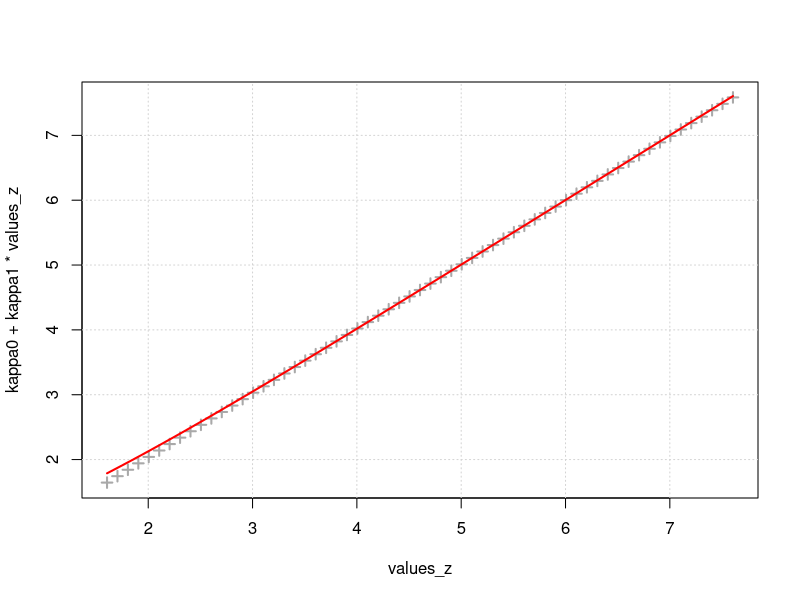

Recreate this plot in R.


# Check Campbell-Shiller approximation

z_bar <- 5

freq <- 4

D <- .04/freq

z_bar <- log(1/D)

sigma_Dd <- .02/freq

values_Dd <- seq(-.1,.1,by=.01)

r <- 1

values_z <- seq(z_bar-3,z_bar+3,by=.1)

kappa1 <- exp(z_bar)/(1 + exp(z_bar))
kappa0 <- log(1 + exp(z_bar)) - kappa1*z_bar
  
plot(values_z,kappa0 + kappa1*values_z,lwd=3,col="white")
grid()
points(values_z,kappa0 + kappa1*values_z,col="darkgrey",lwd=2,pch=3)
lines(values_z,log(1 + exp(values_z)),col="red",lwd=2)
